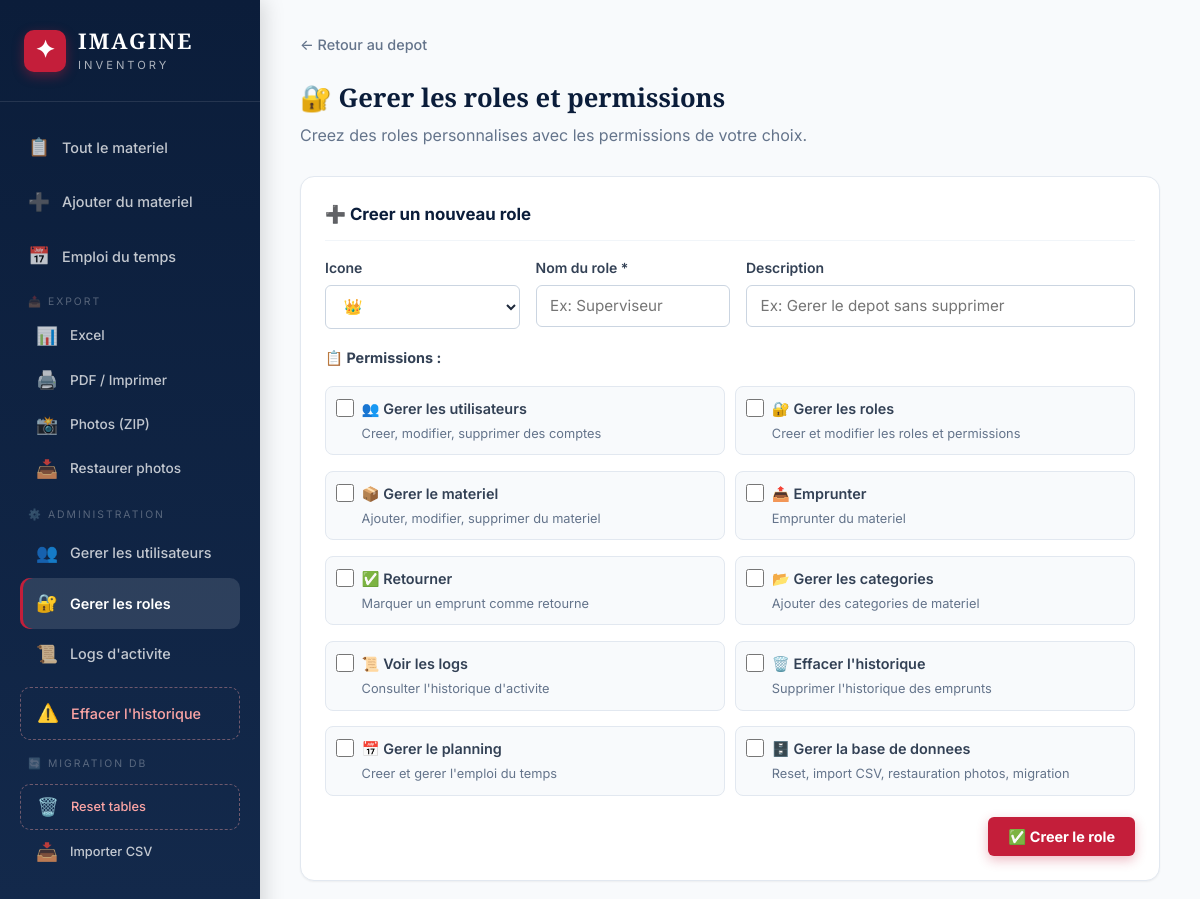
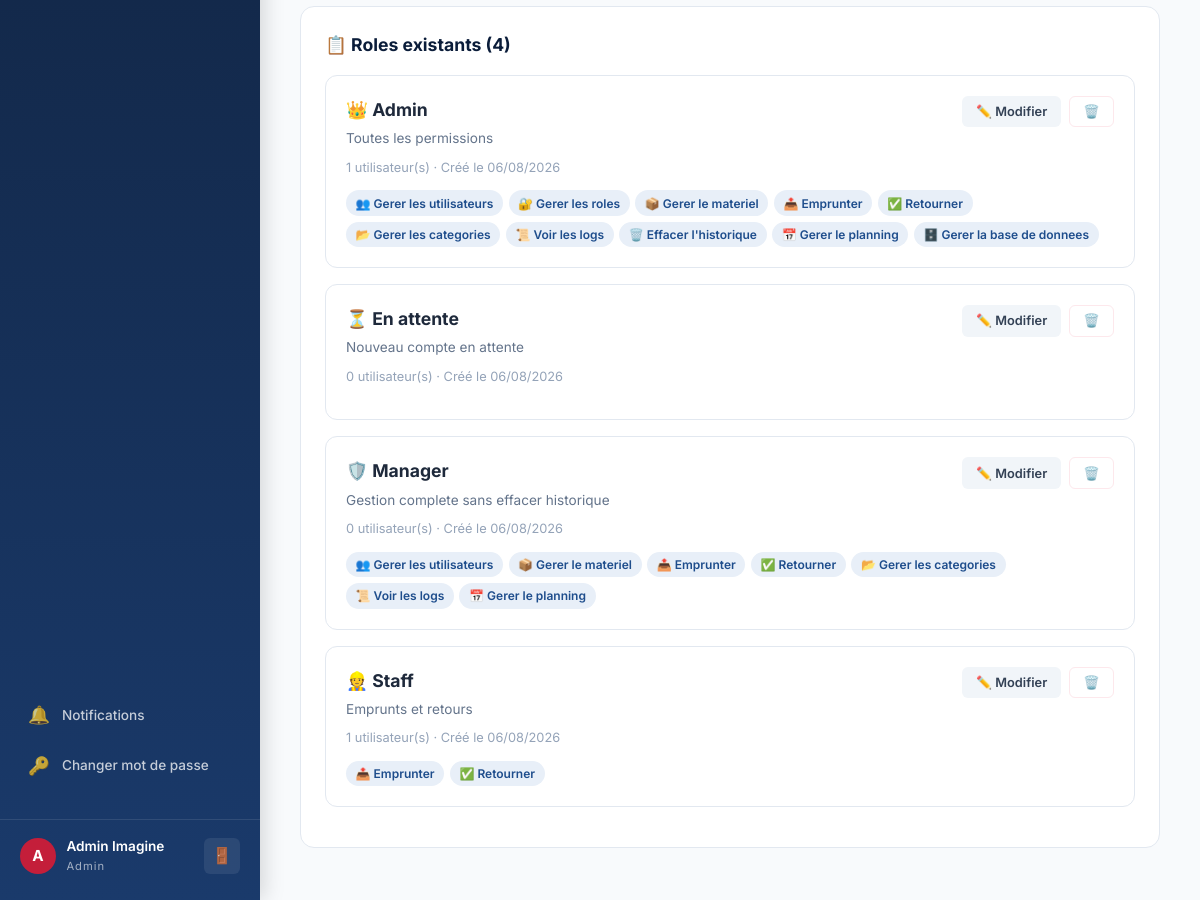
The page /admin/roles (signed in) on the database its author committed (2 pictures, top to bottom).
### app.py (models this page shows, shortened)
class User(UserMixin, db.Model):
    __tablename__ = 'users'
    id = db.Column(db.Integer, primary_key=True); email = db.Column(db.String(150), unique=True, nullable=False)
    password_hash = db.Column(db.String(256), nullable=False); full_name = db.Column(db.String(150), nullable=False)
    role_id = db.Column(db.Integer, db.ForeignKey('roles.id'), nullable=True)
    created_at = db.Column(db.DateTime, default=tunisia_now)
    borrows = db.relationship('Borrow', backref='user', lazy=True)
    event_assignments = db.relationship('EventAssignment', backref='user', lazy=True)
    notifications = db.relationship('Notification', backref='user', lazy=True, foreign_keys='Notification.user_id')
    def has_permission(self, perm):
        role = db.session.get(CustomRole, self.role_id) if self.role_id else None
        return role.has_permission(perm) if role else False
    @property
    def role_name(self):
        role = db.session.get(CustomRole, self.role_id) if self.role_id else None
        return role.name if role else 'Aucun role'
    @property
    def unread_notifications(self):
        return Notification.query.filter_by(user_id=self.id, read=False).count()

class CustomRole(db.Model):
    __tablename__ = 'roles'
    id = db.Column(db.Integer, primary_key=True); name = db.Column(db.String(100), unique=True, nullable=False)
    icon = db.Column(db.String(10), default='👤'); description = db.Column(db.String(250), default='')
    permissions = db.Column(db.Text, default=''); created_at = db.Column(db.DateTime, default=tunisia_now)
    users = db.relationship('User', backref='role', lazy=True)
    def get_permissions(self):
        try: return json.loads(self.permissions) if self.permissions else []
        except: return []
    def has_permission(self, p): return p in self.get_permissions()

### app.py (the view)
@app.route('/admin/roles')
@permission_required('manage_roles')
def manage_roles():
    return render_template('manage_roles.html', roles=CustomRole.query.order_by(CustomRole.name).all(), all_permissions=ALL_PERMISSIONS)

### app.py (called while the page is built)
@login_manager.user_loader
def load_user(uid): return db.session.get(User, int(uid))

def permission_required(perm):
    def decorator(f):
        @wraps(f)
        @login_required
        def decorated(*args, **kwargs):
            if not current_user.has_permission(perm):
                try: log_action('permission_denied', f'Tentative d\'acces refuse : {perm}')
                except: pass
                flash('Acces refuse. Permission requise : ' + perm, 'error')
                return redirect(url_for('dashboard'))
            return f(*args, **kwargs)
        return decorated
    return decorator

### templates/manage_roles.html (shortened to what this page needs)
{% extends "base.html" %}
{% block content %}
<div class="form-page" style="max-width:1000px">
    <div class="breadcrumb"><a href="{{ url_for('dashboard') }}">← Retour au depot</a></div>
    <div class="page-header"><h1>🔐 Gerer les roles et permissions</h1><p>Creez des roles personnalises avec les permissions de votre choix.</p></div>
    <div class="form-card" style="margin-bottom:1.5rem">
        <h3 style="font-size:1.05rem;color:var(--blue-deep);margin-bottom:1rem;padding-bottom:.75rem;border-bottom:1px solid var(--gray-100)">➕ Creer un nouveau role</h3>
        <form method="POST" action="{{ url_for('create_role') }}">
            <div class="form-row" style="grid-template-columns:1fr 1fr 2fr">
                <div class="form-group"><label>Icone</label><select name="icon"><option>👑</option><option>👷</option><option>🛡️</option><option>👤</option><option>🔧</option><option>📋</option><option>👀</option><option>💼</option></select></div>
                <div class="form-group"><label>Nom du role *</label><input type="text" name="name" required placeholder="Ex: Superviseur"></div>
                <div class="form-group"><label>Description</label><input type="text" name="description" placeholder="Ex: Gerer le depot sans supprimer"></div>
            </div>
            <div style="margin:1rem 0"><strong style="font-size:0.9rem;color:var(--gray-700)">📋 Permissions :</strong></div>
            <div style="display:grid;grid-template-columns:repeat(auto-fill,minmax(280px,1fr));gap:0.65rem">
                {% for p in all_permissions %}
                <label style="display:flex;align-items:start;gap:0.5rem;font-weight:400;cursor:pointer;padding:0.6rem;border:1px solid var(--gray-200);border-radius:8px;background:var(--gray-50)">
                    <input type="checkbox" name="permissions" value="{{ p.key }}" style="width:18px;height:18px;margin-top:2px">
                    <div><span style="font-weight:600;font-size:0.9rem">{{ p.icon }} {{ p.label }}</span><br><small style="color:var(--gray-500)">{{ p.desc }}</small></div>
                </label>
                {% endfor %}
            </div>
            <div style="display:flex;justify-content:flex-end;padding-top:1rem"><button class="btn btn-accent">✅ Creer le role</button></div>
        </form>
    </div>
    <div class="detail-section"><h2>📋 Roles existants ({{ roles|length }})</h2>
        {% for role in roles %}
        <div style="border:1px solid var(--gray-200);border-radius:12px;padding:1.25rem;margin-bottom:1rem;background:var(--white)">
            <div style="display:flex;justify-content:space-between;align-items:start;flex-wrap:wrap;gap:1rem">
                <div>
                    <h3 style="font-size:1.1rem;margin-bottom:.25rem">{{ role.icon }} {{ role.name }}</h3>
                    <p style="color:var(--gray-500);font-size:.85rem">{{ role.description or 'Aucune description' }}</p>
                    <div style="margin-top:.5rem">
                        <small style="color:var(--gray-400)">{{ role.users|length }} utilisateur(s) · Créé le {{ role.created_at.strftime('%d/%m/%Y') }}</small>
                    </div>
                </div>
                <div style="display:flex;gap:.5rem">
                    <button class="btn btn-sm btn-secondary edit-role-btn" data-role='{"id":{{ role.id }},"name":{{ role.name | tojson }},"icon":{{ role.icon | tojson }},"desc":{{ (role.description or '') | tojson }},"perms":{{ role.get_permissions() | tojson }}}'>✏️ Modifier</button>
                    <form method="POST" action="{{ url_for('delete_role',rid=role.id) }}" onsubmit="return confirm('Supprimer le role {{ role.name | replace("'","\\'") }} ?')"><button class="btn btn-sm btn-danger">🗑️</button></form>
                </div>
            </div>
            <div style="display:flex;flex-wrap:wrap;gap:.35rem;margin-top:.75rem">
                {% for p in role.get_permissions() %}
                {% set pinfo = all_permissions | selectattr("key","equalto",p) | first %}
                <span style="background:var(--blue-pale);color:var(--blue);padding:.2rem .6rem;border-radius:100px;font-size:.75rem;font-weight:600">{{ pinfo.icon if pinfo else '⚙️' }} {{ pinfo.label if pinfo else p }}</span>
                {% endfor %}
            </div>
        </div>
        {% endfor %}
    </div>
</div>
{% endblock %}

### templates/base.html (shortened to what this page needs)
<!DOCTYPE html>
<html lang="fr">
<head>
    <link rel="stylesheet" href="{{ url_for('static', filename='css/style.css') }}">
</head>
<body>
    {% if current_user.is_authenticated %}
    {% if current_user.has_permission('borrow_equipment') or current_user.has_permission('manage_equipment') or current_user.has_permission('manage_users') %}
    <aside class="sidebar" id="sidebar">
        <div class="sidebar-brand">
            <div class="brand-icon">✦</div>
            <div class="brand-text">
                <span class="brand-name">IMAGINE</span>
                <span class="brand-sub">Inventory</span>
            </div>
        </div>
        <nav class="sidebar-nav">
            <a href="{{ url_for('dashboard') }}" class="nav-item {% if request.endpoint == 'dashboard' %}active{% endif %}">
                <span class="nav-icon">📋</span><span>Tout le materiel</span>
            </a>
            {% if current_user.has_permission('manage_equipment') %}
            <a href="{{ url_for('add_equipment') }}" class="nav-item {% if request.endpoint == 'add_equipment' %}active{% endif %}">
                <span class="nav-icon">➕</span><span>Ajouter du materiel</span>
            </a>
            {% endif %}
            <a href="{{ url_for('schedule') }}" class="nav-item {% if request.endpoint == 'schedule' %}active{% endif %}">
                <span class="nav-icon">📅</span><span>Emploi du temps</span>
            </a>
            {% if current_user.has_permission('manage_equipment') %}
            <div style="margin:.25rem 0;padding:0 .5rem">
                <div style="font-size:.65rem;text-transform:uppercase;color:rgba(255,255,255,.3);letter-spacing:2px;padding:.25rem .5rem">📤 Export</div>
                <a href="{{ url_for('export_excel') }}" class="nav-item" style="font-size:.85rem;padding:.5rem 1rem">
                    <span class="nav-icon">📊</span><span>Excel</span>
                </a>
                <a href="{{ url_for('export_printer') }}" class="nav-item" style="font-size:.85rem;padding:.5rem 1rem" target="_blank">
                    <span class="nav-icon">🖨️</span><span>PDF / Imprimer</span>
                </a>
                {% if current_user.has_permission('manage_database') %}
                <a href="{{ url_for('export_photos_zip') }}" class="nav-item" style="font-size:.85rem;padding:.5rem 1rem">
                    <span class="nav-icon">📸</span><span>Photos (ZIP)</span>
                </a>
                <a href="{{ url_for('restore_photos') }}" class="nav-item" style="font-size:.85rem;padding:.5rem 1rem">
                    <span class="nav-icon">📥</span><span>Restaurer photos</span>
                </a>
                {% endif %}
            </div>
            {% endif %}
            {% if current_user.has_permission('manage_users') %}
            <div style="margin:.25rem 0;padding:0 .5rem">
                <div style="font-size:.65rem;text-transform:uppercase;color:rgba(255,255,255,.3);letter-spacing:2px;padding:.25rem .5rem">⚙️ Administration</div>
                <a href="{{ url_for('manage_users') }}" class="nav-item {% if request.endpoint == 'manage_users' %}active{% endif %}">
                    <span class="nav-icon">👥</span><span>Gerer les utilisateurs</span>
                </a>
                <a href="{{ url_for('manage_roles') }}" class="nav-item {% if request.endpoint == 'manage_roles' %}active{% endif %}">
                    <span class="nav-icon">🔐</span><span>Gerer les roles</span>
                </a>
                <a href="{{ url_for('activity_logs') }}" class="nav-item {% if request.endpoint == 'activity_logs' %}active{% endif %}">
                    <span class="nav-icon">📜</span><span>Logs d'activite</span>
                </a>
                <a href="#" class="nav-item nav-danger" onclick="openClearHistoryModal();return false" title="⚠️ A utiliser avec precaution">
                    <span class="nav-icon">⚠️</span><span>Effacer l'historique</span>
                </a>
            </div>
            {% if current_user.has_permission('manage_database') %}
            <div style="margin:.25rem 0;padding:0 .5rem">
                <div style="font-size:.65rem;text-transform:uppercase;color:rgba(255,255,255,.3);letter-spacing:2px;padding:.25rem .5rem">🔄 Migration DB</div>
                <a href="{{ url_for('reset_all_tables') }}" class="nav-item nav-danger" style="font-size:.8rem;padding:.5rem 1rem">
                    <span class="nav-icon">🗑️</span><span>Reset tables</span>
                </a>
                <a href="{{ url_for('import_csv') }}" class="nav-item" style="font-size:.8rem;padding:.5rem 1rem">
                    <span class="nav-icon">📥</span><span>Importer CSV</span>
                </a>
            </div>
            {% endif %}
            {% endif %}
            <div style="margin-top:auto;padding:0.5rem 0">
                <a href="{{ url_for('notifications') }}" class="nav-item" style="font-size:0.85rem;position:relative">
                    <span class="nav-icon">🔔</span><span>Notifications</span>
                </a>
                <a href="{{ url_for('change_password') }}" class="nav-item" style="font-size:0.85rem">
                    <span class="nav-icon">🔑</span><span>Changer mot de passe</span>
                </a>
            </div>
        </nav>
        <div class="sidebar-footer">
            <div class="user-info">
                <div class="user-avatar">{{ current_user.full_name[0] | upper }}</div>
                <div>
                    <div class="user-name">{{ current_user.full_name }}</div>
                    <div class="user-role">{{ current_user.role_name }}</div>
                </div>
            </div>
            <a href="{{ url_for('logout') }}" class="logout-btn" title="Deconnexion">🚪</a>
        </div>
    </aside>
    {% endif %}
    {% endif %}
    <main class="main-content ">
        {% block content %}{% endblock %}
    </main>
</body>
</html>

### rows shown on the page
User: full_name "A", full_name "Admin Imagine"
CustomRole: role_name "Admin", icon "👑", name "Admin", description "Toutes les permissions", users|length "1", created_at "06/08/2026", icon "👥" "🔐" "📦" "📤" "✅" "📂" "📜" "🗑️" "📅" "🗄️", label "Gerer les utilisateurs" "Gerer les roles" "Gerer le materiel" "Emprunter" "Retourner" "Gerer les categories" "Voir les logs" "Effacer l'historique" "Gerer le planning" "Gerer la base de donnees"
CustomRole: icon "⏳", name "En attente", description "Nouveau compte en attente", users|length "0", created_at "06/08/2026"
CustomRole: icon "🛡️", name "Manager", description "Gestion complete sans effacer historique", users|length "0", created_at "06/08/2026", icon "👥" "📦" "📤" "✅" "📂" "📜" "📅", label "Gerer les utilisateurs" "Gerer le materiel" "Emprunter" "Retourner" "Gerer les categories" "Voir les logs" "Gerer le planning"
CustomRole: icon "👷", name "Staff", description "Emprunts et retours", users|length "1", created_at "06/08/2026", icon "📤" "✅", label "Emprunter" "Retourner"

### other values the page prints
{{ p.icon }} "👥" "🔐" "📦" "📤" "✅" "📂" "📜" "🗑️" "📅" "🗄️"
{{ p.label }} "Gerer les utilisateurs" "Gerer les roles" "Gerer le materiel" "Emprunter" "Retourner" "Gerer les categories" "Voir les logs" "Effacer l'historique" "Gerer le planning" "Gerer la base de donnees"
{{ p.desc }} "Creer, modifier, supprimer des comptes" "Creer et modifier les roles et permissions" "Ajouter, modifier, supprimer du materiel" "Emprunter du materiel" "Marquer un emprunt comme retourne" "Ajouter des categories de materiel" "Consulter l'historique d'activite" "Supprimer l'historique des emprunts" "Creer et gerer l'emploi du temps" "Reset, import CSV, restauration photos, migration"
{{ roles|length }} "4"
